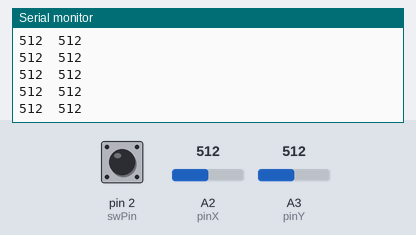
Recording of a sketch running on a simulated Arduino Uno, built with avr-gcc and run on an emulated ATmega328P. Parts: the last lines printed to the serial monitor. The inputs (shaded band) are chosen by the test bench; at power-on: A2 (pinX) = 512, pin 2 (swPin) HIGH, A3 (pinY) = 512.

Above: at 13.2 s.
13.3 s: A2 (pinX) set to 1007
At 13.9 s:
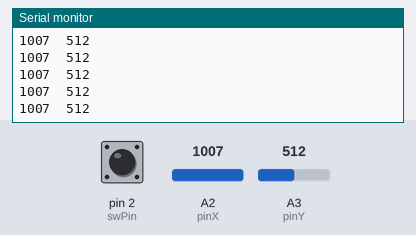
14.8 s: A2 (pinX) set to 987
At 15.9 s:
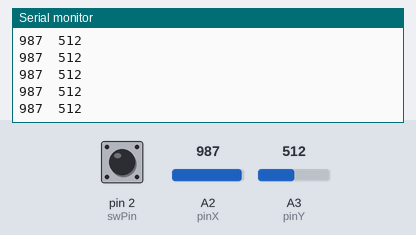
Timing chart, 0 to 17.3 s (numbered marks = the images above; inputs shaded):
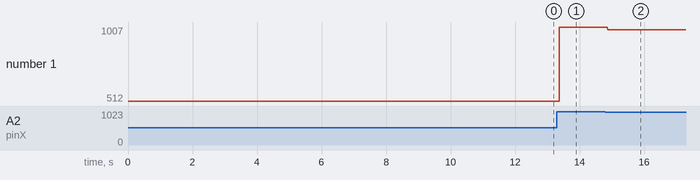

Measured:
- after the input at 13.3 s, the serial monitor: prints a new line after 0.08 s (image 1)
- after the input at 14.8 s, the serial monitor: prints a new line after 0.07 s (image 2)
- plotted number 1: 512 → 1007 after the input at 13.3 s, 1007 → 987 after the input at 14.8 s

The sketch:

joystic.ino
```cpp
#define pinX    A2  // ось X джойстика
#define pinY    A3  // ось Y джойстика
#define swPin    2  // кнопка джойстика


void setup() {
  Serial.begin(9600);


  pinMode(pinX, INPUT);
  pinMode(pinY, INPUT);

  pinMode(swPin, INPUT);
  digitalWrite(swPin, HIGH);
}

void loop() {
  boolean ledState = digitalRead(swPin); // считываем состояние кнопки


  int X = analogRead(pinX);              // считываем значение оси Х
  int Y = analogRead(pinY);              // считываем значение оси Y

  Serial.print(X);                       // выводим в Serial Monitor
  Serial.print("\t");                    // табуляция
  Serial.println(Y);
}
```
